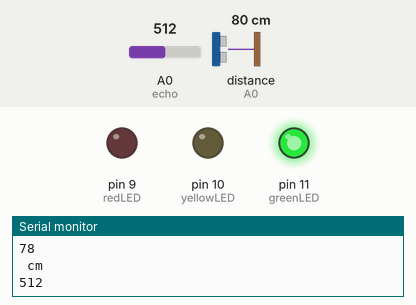
The sketch below on a simulated Arduino Uno, built with avr-gcc and run on an emulated ATmega328P. Parts: output pins drawn as LEDs (lit = HIGH), the last lines printed to the serial monitor. Wiring (inferred from the names in the program): ultrasonic range finder: trigger A1; echo A0. The test bench sets the inputs (shaded band); at power-on: distance to the obstacle (sensor on A0) 80 cm, A0 (echo) = 512. The echo pulse lasts 58.3 µs per cm; pins used as bus, display or sensor lines are not drawn.

Above: at 1.2 s.
1.3 s: distance to the obstacle (sensor on A0) set to 66 cm
2.8 s: distance to the obstacle (sensor on A0) set to 56 cm
At 4.1 s:
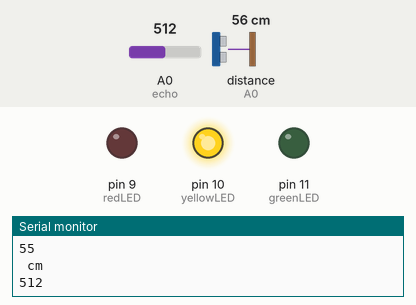
4.5 s: distance to the obstacle (sensor on A0) set to 34 cm
6.0 s: distance to the obstacle (sensor on A0) set to 28 cm
At 7.0 s:
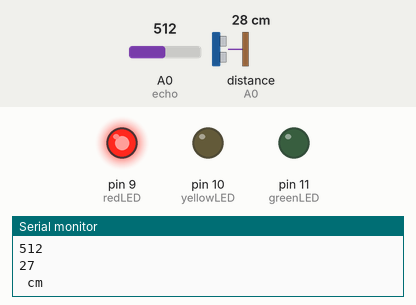
7.7 s: distance to the obstacle (sensor on A0) set to 35 cm
At 9.2 s:
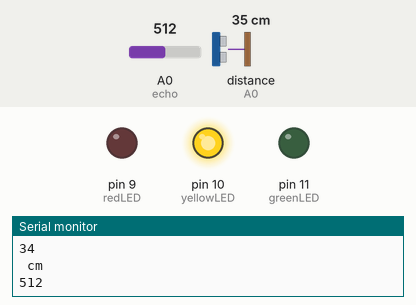
9.5 s: distance to the obstacle (sensor on A0) set to 2 cm
At 10.7 s:
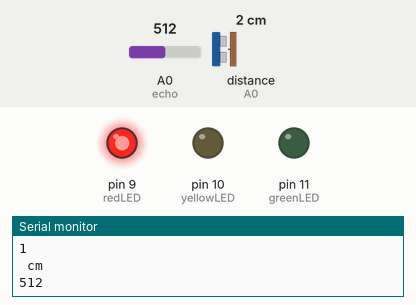
Timing chart, 0 to 12.3 s (numbered marks = the images above; inputs shaded):
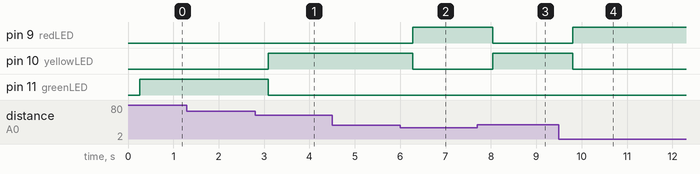

Measured:
- the behaviour switches between 61 and 60 cm on distance to the obstacle (sensor on A0) (found by bisection; images 0 and 1)
- the behaviour switches between 31 and 30 cm on distance to the obstacle (sensor on A0) (found by bisection; images 1 and 2)
- after the input at 2.8 s, pin 10 (yellowLED): LOW → HIGH after 0.30 s; pin 11 (greenLED): HIGH → LOW after 0.30 s
- after the input at 6.0 s, pin 9 (redLED): LOW → HIGH after 0.28 s; pin 10 (yellowLED): HIGH → LOW after 0.28 s
- after the input at 7.7 s, pin 9 (redLED): HIGH → LOW after 0.34 s; pin 10 (yellowLED): LOW → HIGH after 0.34 s
- after the input at 9.5 s, pin 9 (redLED): LOW → HIGH after 0.30 s; pin 10 (yellowLED): HIGH → LOW after 0.30 s

The sketch:

3.8-Distance_Sensing.ino
```cpp
int greenLED = 11;
int yellowLED = 10;
int redLED = 9;
int val = 0;
int trig = A1;
int echo = A0;

long duration;
int distance;

void setup() {
  // put your setup code here, to run once:
  Serial.begin(9600);
  pinMode(greenLED, OUTPUT);
  pinMode(yellowLED, OUTPUT);
  pinMode(redLED, OUTPUT);
  pinMode(trig, OUTPUT);
  pinMode(echo, INPUT);
}

void loop() {
  // put your main code here, to run repeatedly:
  val = analogRead(echo);
  Serial.println(val);
  delay(250);
  digitalWrite(trig, LOW);
  delayMicroseconds(2);
  digitalWrite(trig, HIGH);
  delayMicroseconds(10);
  digitalWrite(trig, LOW);
  duration = pulseIn(echo, HIGH);
  distance = duration * 0.034 / 2;
  if (distance < 30){
    digitalWrite(redLED, HIGH);
    digitalWrite(yellowLED, LOW);
    digitalWrite(greenLED, LOW);
  }
  else if (distance < 60){
    digitalWrite(redLED, LOW);
    digitalWrite(yellowLED, HIGH);
    digitalWrite(greenLED, LOW);
  }
  else {
    digitalWrite(redLED, LOW);
    digitalWrite(yellowLED, LOW);
    digitalWrite(greenLED, HIGH);
  }
    Serial.println(distance);
    Serial.println(" cm");

    delay(100);
}
```
